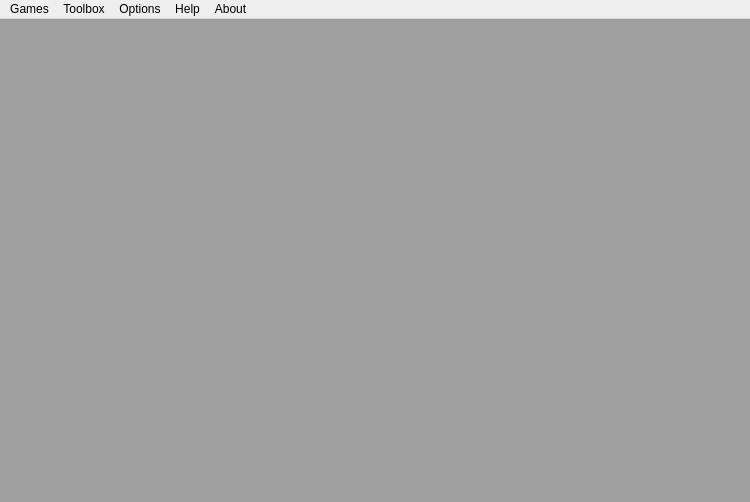
<?xml version="1.0" encoding="UTF-8"?>
<ui version="4.0">
 <class>main_window</class>
 <widget class="QMainWindow" name="main_window">
  <property name="windowModality">
   <enum>Qt::NonModal</enum>
  </property>
  <property name="geometry">
   <rect>
    <x>0</x>
    <y>0</y>
    <width>750</width>
    <height>502</height>
   </rect>
  </property>
  <property name="dockOptions">
   <set>QMainWindow::AllowNestedDocks|QMainWindow::AllowTabbedDocks|QMainWindow::AnimatedDocks|QMainWindow::VerticalTabs</set>
  </property>
  <widget class="QWidget" name="centralwidget">
   <property name="sizePolicy">
    <sizepolicy hsizetype="Expanding" vsizetype="Expanding">
     <horstretch>0</horstretch>
     <verstretch>0</verstretch>
    </sizepolicy>
   </property>
   <layout class="QVBoxLayout" name="verticalLayout">
    <property name="spacing">
     <number>0</number>
    </property>
    <property name="leftMargin">
     <number>0</number>
    </property>
    <property name="topMargin">
     <number>0</number>
    </property>
    <property name="rightMargin">
     <number>0</number>
    </property>
    <property name="bottomMargin">
     <number>0</number>
    </property>
    <item>
     <widget class="QMdiArea" name="mdiArea">
      <property name="sizePolicy">
       <sizepolicy hsizetype="Expanding" vsizetype="Expanding">
        <horstretch>0</horstretch>
        <verstretch>0</verstretch>
       </sizepolicy>
      </property>
      <property name="minimumSize">
       <size>
        <width>0</width>
        <height>0</height>
       </size>
      </property>
      <property name="font">
       <font>
        <pointsize>6</pointsize>
        <stylestrategy>PreferAntialias</stylestrategy>
       </font>
      </property>
      <property name="lineWidth">
       <number>0</number>
      </property>
      <property name="verticalScrollBarPolicy">
       <enum>Qt::ScrollBarAsNeeded</enum>
      </property>
      <property name="horizontalScrollBarPolicy">
       <enum>Qt::ScrollBarAsNeeded</enum>
      </property>
      <property name="viewMode">
       <enum>QMdiArea::TabbedView</enum>
      </property>
      <property name="tabShape">
       <enum>QTabWidget::Rounded</enum>
      </property>
      <property name="tabPosition">
       <enum>QTabWidget::North</enum>
      </property>
     </widget>
    </item>
   </layout>
  </widget>
  <widget class="QMenuBar" name="MenuBar">
   <property name="geometry">
    <rect>
     <x>0</x>
     <y>0</y>
     <width>750</width>
     <height>21</height>
    </rect>
   </property>
   <widget class="QMenu" name="menuEditor">
    <property name="title">
     <string>Toolbox</string>
    </property>
    <addaction name="dactionScriptEditor"/>
    <addaction name="dactionShowErrors"/>
    <addaction name="dactionShowMap"/>
    <addaction name="dactionInputLine"/>
    <addaction name="dactionNotepad"/>
    <addaction name="dactionIRC"/>
    <addaction name="dactionPackageManager"/>
    <addaction name="dactionReplay"/>
    <addaction name="dactionModuleManager"/>
    <addaction name="dactionPackageExporter"/>
    <addaction name="dactionToggleTimeStamp"/>
    <addaction name="dactionToggleReplay"/>
    <addaction name="dactionToggleLogging"/>
    <addaction name="dactionToggleEmergencyStop"/>
   </widget>
   <widget class="QMenu" name="menuOptions">
    <property name="title">
     <string>Options</string>
    </property>
    <addaction name="dactionOptions"/>
    <addaction name="dactionMultiView"/>
    <addaction name="separator"/>
    <addaction name="menuMute"/>
   </widget>
   <widget class="QMenu" name="menuMute">
    <property name="title">
     <string>Mute media</string>
    </property>
    <addaction name="dactionMuteMedia"/>
    <addaction name="dactionMuteAPI"/>
    <addaction name="dactionMuteGame"/>
   </widget>
   <widget class="QMenu" name="menuHelp">
    <property name="title">
     <string>Help</string>
    </property>
    <addaction name="dactionHelp"/>
    <addaction name="dactionVideo"/>
    <addaction name="dactionDiscord"/>
    <addaction name="dactionMudletDiscord"/>
    <addaction name="dactionLiveHelpChat"/>
    <addaction name="dactionForum"/>
   </widget>
   <widget class="QMenu" name="menuAbout">
    <property name="title">
     <string>About</string>
    </property>
    <addaction name="dactionAbout"/>
    <addaction name="dactionUpdate"/>
    <addaction name="dactionChangelog"/>
    <addaction name="dactionReportIssue"/>
   </widget>
   <widget class="QMenu" name="menuGames">
    <property name="title">
     <string>Games</string>
    </property>
    <addaction name="dactionConnect"/>
    <addaction name="separator"/>
    <addaction name="dactionDisconnect"/>
    <addaction name="dactionReconnect"/>
    <addaction name="separator"/>
    <addaction name="dactionCloseProfile"/>
   </widget>
   <addaction name="menuGames"/>
   <addaction name="menuEditor"/>
   <addaction name="menuOptions"/>
   <addaction name="menuHelp"/>
   <addaction name="menuAbout"/>
  </widget>
  <action name="dactionConnect">
   <property name="text">
    <string>Play</string>
   </property>
   <property name="toolTip">
    <string>&lt;p&gt;Configure connection details of, and make a connection to, game servers.&lt;/p&gt;</string>
   </property>
  </action>
  <action name="dactionDisconnect">
   <property name="text">
    <string>Disconnect</string>
   </property>
   <property name="toolTip">
    <string>&lt;p&gt;Disconnect from the current game server.&lt;/p&gt;</string>
   </property>
  </action>
  <action name="dactionReconnect">
   <property name="text">
    <string>Reconnect</string>
   </property>
   <property name="toolTip">
    <string>&lt;p&gt;Disconnect and then reconnect to the current game server.&lt;/p&gt;</string>
   </property>
  </action>
  <action name="dactionOptions">
   <property name="text">
    <string>Preferences</string>
   </property>
   <property name="toolTip">
    <string>&lt;p&gt;Configure setting for the Mudlet application globally and for the current profile.&lt;/p&gt;</string>
   </property>
  </action>
  <action name="dactionScriptEditor">
   <property name="text">
    <string>Script editor</string>
   </property>
   <property name="toolTip">
    <string>&lt;p&gt;Opens the Editor for the different types of things that can be scripted by the user.&lt;/p&gt;</string>
   </property>
  </action>
  <action name="dactionShowErrors">
   <property name="text">
    <string>Show errors</string>
   </property>
   <property name="toolTip">
    <string>&lt;p&gt;Show errors from scripts that you have running&lt;/p&gt;</string>
   </property>
  </action>
  <action name="dactionNotepad">
   <property name="text">
    <string>Notepad</string>
   </property>
   <property name="toolTip">
    <string>&lt;p&gt;Opens a free form text editor window for this profile that is saved between sessions.&lt;/p&gt;</string>
   </property>
  </action>
  <action name="dactionHelp">
   <property name="text">
    <string>API Reference</string>
   </property>
   <property name="toolTip">
    <string>&lt;p&gt;Opens the Mudlet manual in your web browser.&lt;/p&gt;</string>
   </property>
  </action>
  <action name="dactionAbout">
   <property name="text">
    <string>About Mudlet</string>
   </property>
   <property name="toolTip">
    <string comment="Tooltip for About Mudlet sub-menu item and main toolbar button (or menu item if an update has changed that control to have a popup menu instead) (Used in 3 places - please ensure all have the same translation).">&lt;p&gt;Inform yourself about this version of Mudlet, the people who made it and the licence under which you can share it.&lt;/p&gt;</string>
   </property>
  </action>
  <action name="dactionIRC">
   <property name="text">
    <string>IRC</string>
   </property>
   <property name="toolTip">
    <string>&lt;p&gt;Opens a built-in IRC chat.&lt;/p&gt;</string>
   </property>
  </action>
  <action name="dactionVideo">
   <property name="text">
    <string>Video tutorials</string>
   </property>
   <property name="toolTip">
    <string>&lt;p&gt;Opens an (on-line) collection of "Educational Mudlet screencasts" in your system web-browser.&lt;/p&gt;</string>
   </property>
  </action>
  <action name="dactionReplay">
   <property name="text">
    <string>Load replay</string>
   </property>
   <property name="toolTip">
    <string>&lt;p&gt;Load a previous saved game session that can be used to test Mudlet lua systems (off-line!).&lt;/p&gt;</string>
   </property>
  </action>
  <action name="dactionForum">
   <property name="text">
    <string>Online forum</string>
   </property>
   <property name="toolTip">
    <string>&lt;p&gt;Opens the (on-line) Mudlet Forum in your system web-browser.&lt;/p&gt;</string>
   </property>
  </action>
  <action name="dactionUpdate">
   <property name="text">
    <string>Check for updates...</string>
   </property>
  </action>
  <action name="dactionLiveHelpChat">
   <property name="text">
    <string>Live help chat</string>
   </property>
   <property name="toolTip">
    <string>&lt;p&gt;Opens a connect to an IRC server (LiberaChat) in your system web-browser.&lt;/p&gt;</string>
   </property>
  </action>
  <action name="dactionShowMap">
   <property name="text">
    <string>Show map</string>
   </property>
   <property name="toolTip">
    <string>&lt;p&gt;Show or hide the game map.&lt;/p&gt;</string>
   </property>
  </action>
  <action name="dactionPackageManager">
   <property name="text">
    <string>Package manager</string>
   </property>
   <property name="toolTip">
    <string>&lt;p&gt;Install and remove collections of Mudlet lua items (packages).&lt;/p&gt;</string>
   </property>
  </action>
  <action name="dactionModuleManager">
   <property name="text">
    <string>Module manager</string>
   </property>
   <property name="toolTip">
    <string>&lt;p&gt;Install and remove (share- &amp; sync-able) collections of Mudlet lua items (modules).&lt;/p&gt;</string>
   </property>
  </action>
  <action name="dactionPackageExporter">
   <property name="text">
    <string>Package exporter</string>
   </property>
   <property name="toolTip">
    <string>&lt;p&gt;Gather and bundle up collections of Mudlet Lua items and other reasources into a module.&lt;/p&gt;</string>
   </property>
  </action>
  <action name="dactionMultiView">
   <property name="checkable">
    <bool>true</bool>
   </property>
   <property name="checked">
    <bool>false</bool>
   </property>
   <property name="text">
    <string>MultiView</string>
   </property>
   <property name="toolTip">
    <string comment="Same text is used in 2 places.">&lt;p&gt;Splits the Mudlet screen to show multiple profiles at once; disabled when less than two are loaded.&lt;/p&gt;</string>
   </property>
  </action>
  <action name="dactionMuteMedia">
   <property name="checkable">
    <bool>true</bool>
   </property>
   <property name="checked">
    <bool>false</bool>
   </property>
   <property name="text">
    <string>Mute all media</string>
   </property>
   <property name="toolTip">
    <string>&lt;p&gt;Mutes all media played.&lt;/p&gt;</string>
   </property>
  </action>
  <action name="dactionMuteAPI">
   <property name="checkable">
    <bool>true</bool>
   </property>
   <property name="checked">
    <bool>false</bool>
   </property>
   <property name="text">
    <string>Mute sounds from Mudlet (triggers, scripts, etc.)</string>
   </property>
   <property name="toolTip">
    <string>&lt;p&gt;Mutes media played by the Lua API and scripts.&lt;/p&gt;</string>
   </property>
  </action>
  <action name="dactionMuteGame">
   <property name="checkable">
    <bool>true</bool>
   </property>
   <property name="checked">
    <bool>false</bool>
   </property>
   <property name="text">
    <string>Mute sounds from the game (MCMP, MSP)</string>
   </property>
   <property name="toolTip">
    <string>&lt;p&gt;Mutes media played by the game (MCMP, MSP).&lt;/p&gt;</string>
   </property>
  </action>
  <action name="dactionInputLine">
   <property name="checkable">
    <bool>true</bool>
   </property>
   <property name="checked">
    <bool>false</bool>
   </property>
   <property name="text">
    <string>Compact input line</string>
   </property>
   <property name="toolTip">
    <string>&lt;p&gt;Hide / show the search area and buttons at the bottom of the screen.&lt;/p&gt;</string>
   </property>
  </action>
  <action name="dactionDiscord">
   <property name="text">
    <string>Discord</string>
   </property>
   <property name="toolTip">
    <string>&lt;p&gt;Open a link to Discord.&lt;/p&gt;</string>
   </property>
   <property name="visible">
    <bool>false</bool>
   </property>
  </action>
  <action name="dactionMudletDiscord">
   <property name="text">
    <string>Discord help channel</string>
   </property>
   <property name="toolTip">
    <string>&lt;p&gt;Open a link to the Mudlet server on Discord.&lt;/p&gt;</string>
   </property>
  </action>
  <action name="dactionReportIssue">
   <property name="text">
    <string>Report an issue</string>
   </property>
   <property name="iconText">
    <string>Report an issue</string>
   </property>
   <property name="toolTip">
    <string>The public test build gets newer features to you quicker, and you help us find issues in them quicker. Spotted something odd? Let us know asap!</string>
   </property>
  </action>
  <action name="dactionCloseProfile">
   <property name="text">
    <string>Close profile</string>
   </property>
  </action>
  <action name="dactionChangelog">
   <property name="text">
    <string>Show changelog</string>
   </property>
  </action>
  <action name="dactionToggleTimeStamp">
   <property name="text">
    <string>Time Stamps</string>
   </property>
   <property name="toolTip">
    <string>&lt;p&gt;Toggle time stamps on the main console.&lt;/p&gt;</string>
   </property>
  </action>
  <action name="dactionToggleReplay">
   <property name="text">
    <string>Replay</string>
   </property>
   <property name="toolTip">
    <string>&lt;p&gt;Toggle recording of replays.&lt;/p&gt;</string>
   </property>
  </action>
  <action name="dactionToggleLogging">
   <property name="text">
    <string>Logging</string>
   </property>
   <property name="toolTip">
    <string>&lt;p&gt;Toggle logging facilities.&lt;/p&gt;</string>
   </property>
  </action>
  <action name="dactionToggleEmergencyStop">
   <property name="text">
    <string>Emergency Stop</string>
   </property>
   <property name="toolTip">
    <string>&lt;p&gt;Toggle all scripting on or off..&lt;/p&gt;</string>
   </property>
  </action>
 </widget>
 <resources/>
 <connections/>
</ui>
